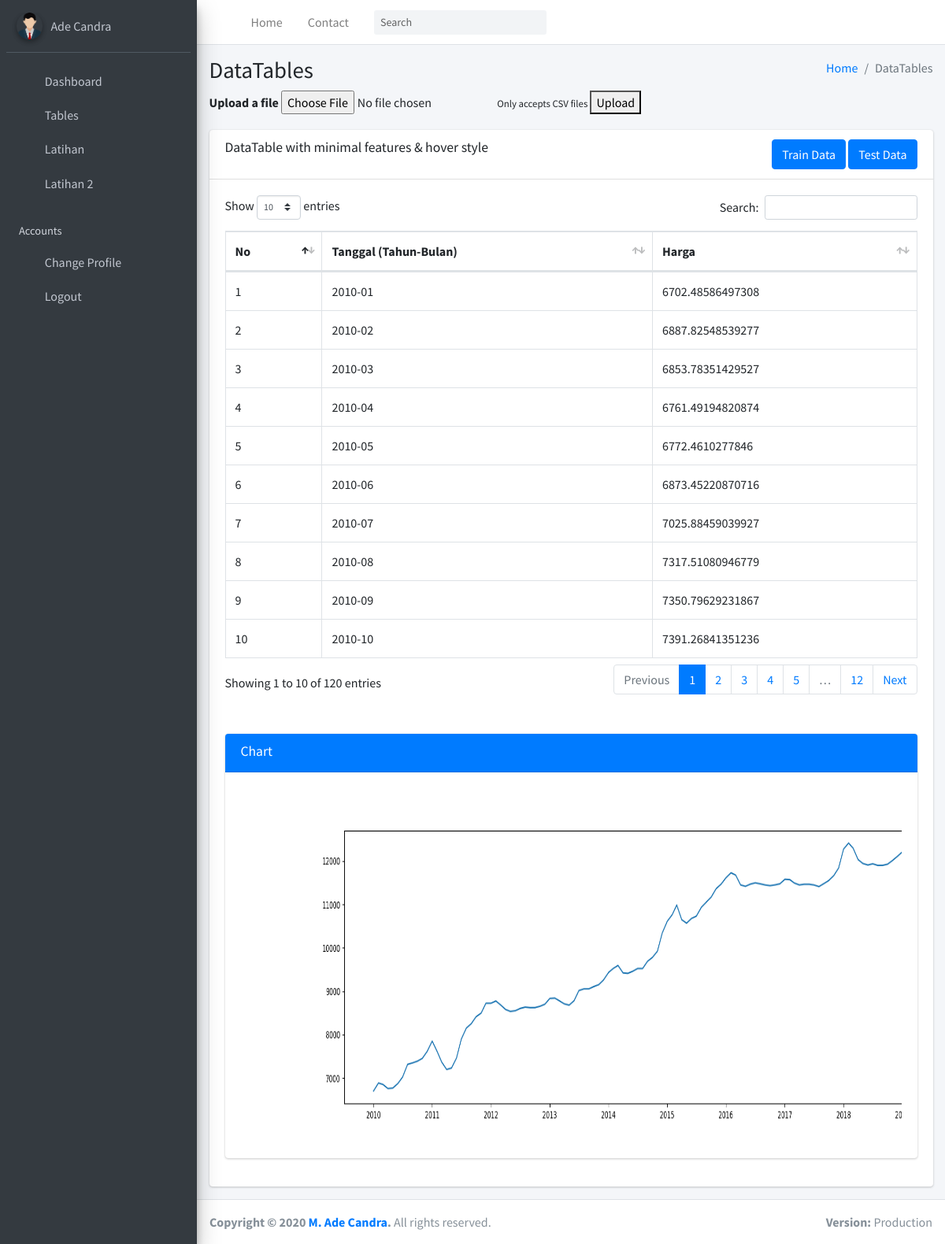
The app's page /data/csv/list (signed in) with its own data.
### Home/models.py (models this page shows, shortened)
class datasCSV(models.Model):
    nama_tahun = models.CharField(max_length=255)
    data_content = models.FloatField()
    file = models.FileField(upload_to='documents/%Y/%m/%d/')

### Home/views.py (the view)
# urls.py: path('data/csv/list' , CSVListView.as_view(), name='csvlist'),
class CSVListView(ListView):
    template_name = 'home/csvlist.html'
    model = datasCSV
    extra_context = {
        'pageTitle':'List'
    }
    def get_context_data(self,*args, **kwargs):
        queryset = str(self.model.objects.all().query)
        df = pd.read_sql_query(queryset, connection)
        df.nama_tahun = pd.to_datetime(df.nama_tahun)
        df = df.set_index('nama_tahun')
        plt.figure(figsize=(20, 5))
        plt.plot(df.index, df['data_content'])
        fig = plt.gcf()
        buf = io.BytesIO()
        fig.savefig(buf,format='png')
        buf.seek(0)
        string = base64.b64encode(buf.read())
        uri = urllib.parse.quote(string)
        self.kwargs.update({'matplot':uri})
        kwargs = self.kwargs
        return super().get_context_data(*args, **kwargs)

### Home/templates/home/csvlist.html (shortened to what this page needs)
{% extends 'base.html' %}
{% block contents %}
<section class="content-header">
    <div class="container-fluid">
      <div class="row mb-2">
        <div class="col-sm-6">
          <h1>DataTables</h1>
        </div>
        <div class="col-sm-6">
          <ol class="breadcrumb float-sm-right">
            <li class="breadcrumb-item"><a href="#">Home</a></li>
            <li class="breadcrumb-item active">DataTables</li>
          </ol>
        </div>
      </div>
        {% if messages %}
            {% for message in messages %}
                <div>
                    <strong style="color: red;">{{message|safe}}</strong>
                </div>
            {% endfor %}
        {% else %}
        <form action="{% url 'home:csv' %}" method="POST" enctype="multipart/form-data">
            <label for="file1"> Upload a file</label>
        <input type="file" id="file1" name="file">
        <small>Only accepts CSV files</small>
            <button type="submit">Upload</button>
        </form>
        {% endif %}
    </div>
  </section>
  <section class="content">
    <div class="container-fluid">
        <div class="row">
    <div class="col-12">
      <div class="card">
        <div class="card-header">
          <h3 class="card-title">DataTable with minimal features & hover style</h3>
          <div class="float-sm-right">
            <a href="{% url 'home:train' %}" class="btn btn-primary">Train Data</a>
            <a href="{% url 'home:test' %}" class="btn btn-primary">Test Data</a>
          </div>
        </div>
        <div class="card-body">
          <table id="example2" class="table table-bordered table-hover">
            <thead>
            <tr>
                <th>No</th>
                <th>Tanggal (Tahun-Bulan)</th>
                <th>Harga</th>
            </tr>
            </thead>
            <tbody>
                {% for data in object_list %}
                <tr>
                    <td>{{forloop.counter}}</td>
                    <td>{{data.nama_tahun}}</td>
                    <td>{{data.data_content}}</td>
                </tr>
                {% endfor %}
            </tbody>
          </table>
          <br>
          <br>
          <div class="card card-primary">
            <div class="card-header">
              <h3 class="card-title">Chart</h3>
              <div class="card-tools">
                <button type="button" class="btn btn-tool" data-card-widget="collapse"><i class="fas fa-minus"></i>
                </button>
                <button type="button" class="btn btn-tool" data-card-widget="remove"><i class="fas fa-times"></i></button>
              </div>
            </div>
            <div class="card-body">
              <div class="chart">
                 <img alt="" width="1050" height="450">
              </div>
            </div>
          </div>
        </div>
      </div>
    </div>
        </div>
    </div>
</section>
{% endblock contents %}

### templates/base.html (shortened to what this page needs)
{% load static %}
<!DOCTYPE html>
<html>
<head>
    {% include 'snippets/styles.html' %}
</head>
<body class="hold-transition sidebar-mini layout-fixed">
<div class="wrapper">
  <nav class="main-header navbar navbar-expand navbar-white navbar-light">
    <ul class="navbar-nav">
      <li class="nav-item">
        <a class="nav-link" data-widget="pushmenu" href="#" role="button"><i class="fas fa-bars"></i></a>
      </li>
      <li class="nav-item d-none d-sm-inline-block">
        <a href="index3.html" class="nav-link">Home</a>
      </li>
      <li class="nav-item d-none d-sm-inline-block">
        <a href="#" class="nav-link">Contact</a>
      </li>
    </ul>
    <form class="form-inline ml-3">
      <div class="input-group input-group-sm">
        <input class="form-control form-control-navbar" type="search" placeholder="Search" aria-label="Search">
        <div class="input-group-append">
          <button class="btn btn-navbar" type="submit">
            <i class="fas fa-search"></i>
          </button>
        </div>
      </div>
    </form>
    <ul class="navbar-nav ml-auto">
      <li class="nav-item">
        <a class="nav-link" data-widget="control-sidebar" data-slide="true" href="#" role="button">
          <i class="fas fa-th-large"></i>
        </a>
      </li>
    </ul>
  </nav>
  <aside class="main-sidebar sidebar-dark-primary elevation-4">
    <div class="sidebar">
      <div class="user-panel mt-3 pb-3 mb-3 d-flex">
        <div class="image">
          <img src="{% static 'dist/img/avatar6.png' %}" class="img-circle elevation-2" alt="User Image">
        </div>
        <div class="info">
          <a href="#" class="d-block">{{user.first_name}} {{user.last_name}}</a>
        </div>
      </div>
      <nav class="mt-2">
        <ul class="nav nav-pills nav-sidebar flex-column" data-widget="treeview" role="menu" data-accordion="false">
          <li class="nav-item">
            {% block dashboardActive %}
              <a href="/" class="nav-link">
            {% endblock dashboardActive %}
              <i class="nav-icon fas fa-home"></i>
              <p>
                Dashboard
              </p>
            </a>
          </li>
          <li class="nav-item has-treeview">
              {% block tableActive %}
                <a href="#" class="nav-link">
              {% endblock tableActive %}
              <i class="nav-icon fas fa-table"></i>
              <p>
                Tables
                <i class="fas fa-angle-left right"></i>
              </p>
            </a>
          </li>
          <li class="nav-item">
              <a href="{% url 'home:form' %}" class="nav-link">
              <i class="nav-icon fas fa-edit"></i>
              <p>
                Latihan
              </p>
            </a>
          </li>
          <li class="nav-item">
            <a href="{% url 'home:csv' %}" class="nav-link">
            <i class="nav-icon fas fa-edit"></i>
            <p>
              Latihan 2
            </p>
          </a>
        </li>
          <li class="nav-header">Accounts</li>
          <li class="nav-item">
            <a href="" class="nav-link">
              <i class="nav-icon fas fa-id-badge"></i>
              <p>
                Change Profile
              </p>
            </a>
          </li>
          <li class="nav-item">
            <a href="{% url 'home:logout' %}" class="nav-link">
              <i class="nav-icon fas fa-sign-out-alt"></i>
              <p>
                Logout
              </p>
            </a>
          </li>
        </ul>
      </nav>
    </div>
  </aside>
  <div class="content-wrapper">
    {% block contents %}
        {% endblock contents %}
      </div>
  </div>
  <footer class="main-footer">
    <strong>Copyright &copy; 2020 <a href="#">M. Ade Candra</a>.</strong>
    All rights reserved.
    <div class="float-right d-none d-sm-inline-block">
      <b>Version:</b> Production
    </div>
  </footer>
</body>
</html>

### records on screen
datasCSV: nama_tahun "2010-01", data_content "6702.48586497308"
datasCSV: nama_tahun "2010-02", data_content "6887.82548539277"
datasCSV: nama_tahun "2010-03", data_content "6853.78351429527"
datasCSV: nama_tahun "2010-04", data_content "6761.49194820874"
datasCSV: nama_tahun "2010-05", data_content "6772.4610277846"
datasCSV: nama_tahun "2010-06", data_content "6873.45220870716"
datasCSV: nama_tahun "2010-07", data_content "7025.88459039927"
datasCSV: nama_tahun "2010-08", data_content "7317.51080946779"
datasCSV: nama_tahun "2010-09", data_content "7350.79629231867"
datasCSV: nama_tahun "2010-10", data_content "7391.26841351236"

### other values on screen
{{ user.first_name }} "Ade"
{{ user.last_name }} "Candra"
